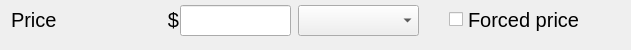
  <widget class="QWidget" name="gb2FractionalPrice" native="true">
   <property name="geometry">
    <rect>
     <x>67</x>
     <y>502</y>
     <width>631</width>
     <height>50</height>
    </rect>
   </property>
   <property name="font">
    <font>
     <pointsize>15</pointsize>
    </font>
   </property>
   <widget class="QLabel" name="label_7">
    <property name="geometry">
     <rect>
      <x>11</x>
      <y>7</y>
      <width>131</width>
      <height>25</height>
     </rect>
    </property>
    <property name="font">
     <font>
      <pointsize>15</pointsize>
     </font>
    </property>
    <property name="text">
     <string>Price</string>
    </property>
   </widget>
   <widget class="hobart::numericLineEdit" name="le2FractionalPrice">
    <property name="geometry">
     <rect>
      <x>180</x>
      <y>5</y>
      <width>111</width>
      <height>31</height>
     </rect>
    </property>
    <property name="font">
     <font>
      <pointsize>19</pointsize>
     </font>
    </property>
   </widget>
   <widget class="QLabel" name="lbl2CurrencySymbolFractionalPrice">
    <property name="geometry">
     <rect>
      <x>148</x>
      <y>5</y>
      <width>31</width>
      <height>29</height>
     </rect>
    </property>
    <property name="font">
     <font>
      <pointsize>15</pointsize>
     </font>
    </property>
    <property name="text">
     <string notr="true">$</string>
    </property>
    <property name="alignment">
     <set>Qt::AlignRight|Qt::AlignTrailing|Qt::AlignVCenter</set>
    </property>
   </widget>
   <widget class="QLabel" name="lbl2MetricUnitFractionalPrice">
    <property name="geometry">
     <rect>
      <x>301</x>
      <y>5</y>
      <width>151</width>
      <height>28</height>
     </rect>
    </property>
    <property name="font">
     <font>
      <pointsize>15</pointsize>
     </font>
    </property>
    <property name="text">
     <string notr="true">/ 100g</string>
    </property>
   </widget>
   <widget class="QComboBox" name="cb2FractionalPriceEnglishUnit">
    <property name="geometry">
     <rect>
      <x>298</x>
      <y>5</y>
      <width>121</width>
      <height>31</height>
     </rect>
    </property>
   </widget>
   <widget class="QCheckBox" name="chkbox2FractionalPricingForcedPrice">
    <property name="geometry">
     <rect>
      <x>449</x>
      <y>2</y>
      <width>171</width>
      <height>35</height>
     </rect>
    </property>
    <property name="font">
     <font>
      <pointsize>15</pointsize>
     </font>
    </property>
    <property name="text">
     <string>Forced price</string>
    </property>
   </widget>
  </widget>
